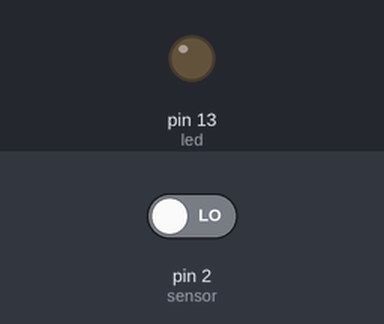
A sketch run on a simulated Arduino Uno, built with avr-gcc and run on an emulated ATmega328P. On the bench: output pins drawn as LEDs (lit = HIGH). Inputs (shaded band) come from the test bench; at power-on: pin 2 (sensor) LOW.

Above: at 1.2 s.
1.3 s: pin 2 (sensor) driven HIGH
At 2.5 s:
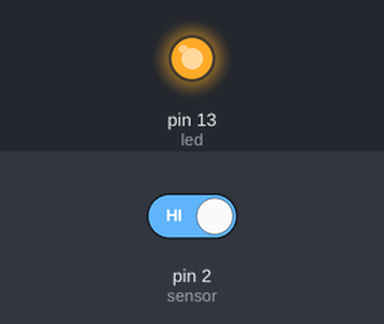
2.8 s: pin 2 (sensor) driven LOW
At 3.8 s:
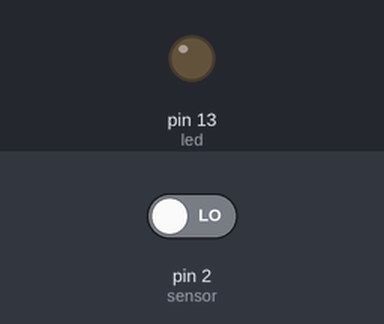
Timing chart, 0 to 5.8 s (numbered marks = the images above; inputs shaded):
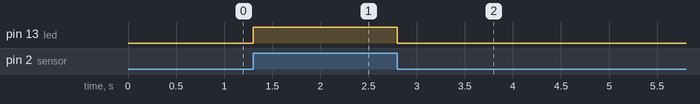

The sketch:

Automatic_-Lighting.ino
```cpp
int sensor = 2;
int led = 13;

void setup() {
  pinMode(sensor, INPUT);
  pinMode(led, OUTPUT);
}

void loop() {
  int motion = digitalRead(sensor);

  if (motion == HIGH) {
    digitalWrite(led, HIGH);
  } else {
    digitalWrite(led, LOW);
  }
}
```

Measured:
- after the input at 1.3 s, pin 13 (led): LOW → HIGH at once
- after the input at 2.8 s, pin 13 (led): HIGH → LOW at once
